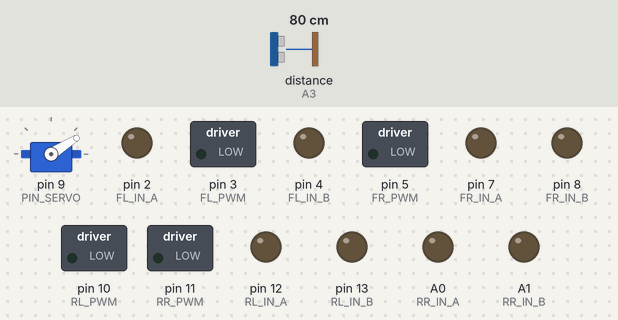
A sketch run on a simulated Arduino Uno, built with avr-gcc and run on an emulated ATmega328P. Shown: servo, switched loads named in the sketch (green lamp = pin HIGH), output pins drawn as LEDs (lit = HIGH). Wiring (inferred from the names in the program): ultrasonic range finder: trigger A2; echo A3; servo: signal pin 9. The test bench sets the inputs (shaded band); at power-on: distance to the obstacle (sensor on A3) 80 cm. The echo pulse lasts 58.3 µs per cm; servo pulses on a pin are drawn as a servo (544–2400 µs = 0–180°); pins used as bus, display or sensor lines are not drawn.

Above: at 1.25 s.
At 2.5 s:
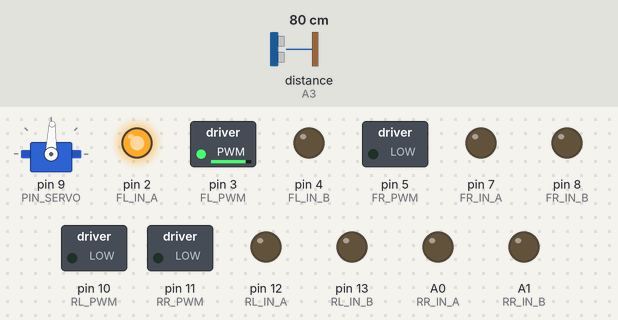
At 3.8 s:
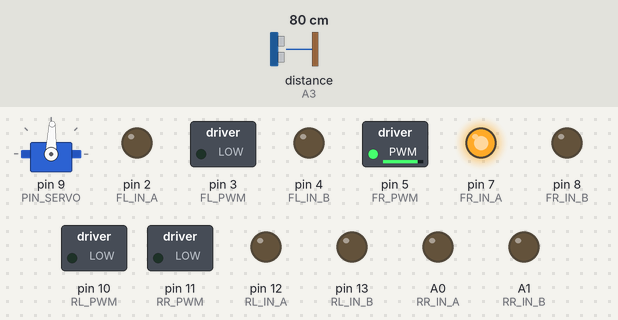
At 6.4 s:
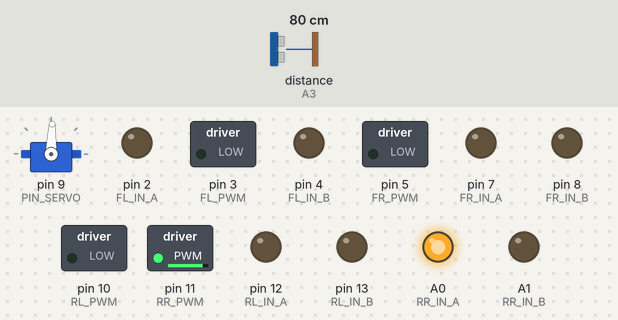
At 8.65 s:
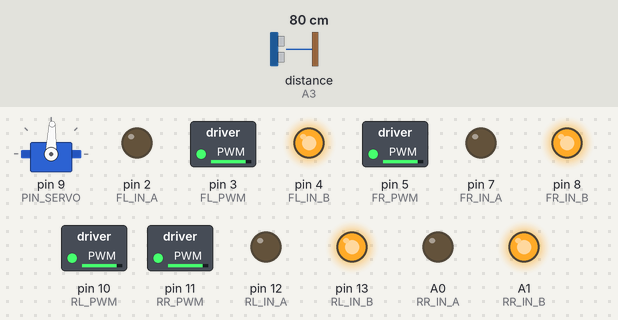
At 11.55 s:
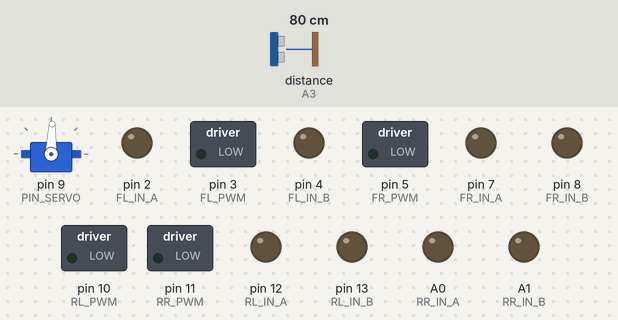
Timing chart, 0 to 14.7 s (numbered marks = the images above):
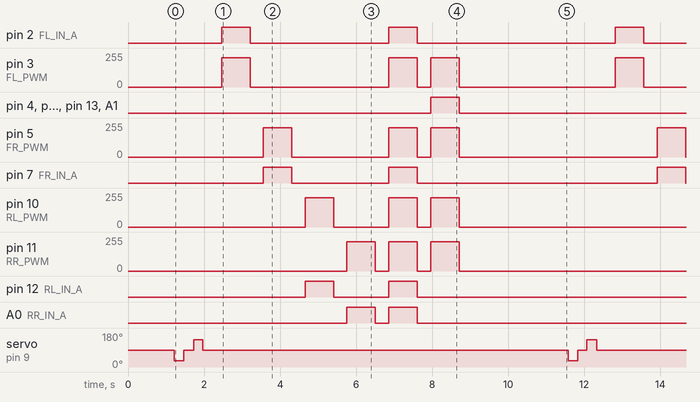

The sketch:

00_TEST_DIRECTO_UNO_NANO.ino
```cpp
/*
  TEST DIRECTO ARDUINO UNO / NANO - ROBOT 4WD
  ------------------------------------------------------------
  Este sketch NO depende del ESP32, WiFi, HTML, MQTT ni Serial.
  Sirve para saber si el problema es codigo/comunicacion o fisico.

  Carga este sketch al Arduino UNO/NANO y deja el robot elevado.
  Al encender debe:
  1) Mover el servo.
  2) Probar cada rueda por separado.
  3) Probar todos los motores adelante y atras.
  4) Repetir el ciclo.

  IMPORTANTE:
  - Si este test no mueve nada, el problema NO es el HTML.
  - Revisa bateria de motores, GND comun, ENA/ENB, IN1-IN4, driver, switch, alimentacion.
*/

// Servo y ultrasonico
const int PIN_SERVO = 9;
const int TRIG_PIN = A2;
const int ECHO_PIN = A3;

// Placa delantera
const int FL_IN_A = 2;
const int FL_PWM  = 3;
const int FL_IN_B = 4;

const int FR_PWM  = 5;
const int FR_IN_A = 7;
const int FR_IN_B = 8;

// Placa trasera
const int RL_PWM  = 10;
const int RL_IN_A = 12;
const int RL_IN_B = 13;

const int RR_PWM  = 11;
const int RR_IN_A = A0;
const int RR_IN_B = A1;

const int TEST_PWM = 220;
const unsigned long MOTOR_MS = 750;
const unsigned long GAP_MS = 350;

const unsigned int SERVO_MIN_US = 544;
const unsigned int SERVO_MAX_US = 2400;
const unsigned long SERVO_PERIOD_US = 20000UL;

int servoAngle = 90;
unsigned int servoPulseWidthUs = 1500;
unsigned long lastServoPulseAtUs = 0;

int clampPwm(int value) {
  if (value > 255) return 255;
  if (value < -255) return -255;
  return value;
}

void serviceServo() {
  unsigned long nowUs = micros();
  if (nowUs - lastServoPulseAtUs < SERVO_PERIOD_US) return;

  lastServoPulseAtUs = nowUs;
  digitalWrite(PIN_SERVO, HIGH);
  delayMicroseconds(servoPulseWidthUs);
  digitalWrite(PIN_SERVO, LOW);
}

void waitServo(unsigned long ms) {
  unsigned long start = millis();
  while (millis() - start < ms) {
    serviceServo();
    delay(2);
  }
}

void setServoAngle(int angle) {
  if (angle < 30) angle = 30;
  if (angle > 150) angle = 150;
  servoAngle = angle;
  servoPulseWidthUs = map(angle, 0, 180, SERVO_MIN_US, SERVO_MAX_US);
  waitServo(250);
}

void setMotor(int inA, int inB, int pwmPin, int speedValue) {
  speedValue = clampPwm(speedValue);
  int pwm = abs(speedValue);

  if (speedValue > 0) {
    digitalWrite(inA, HIGH);
    digitalWrite(inB, LOW);
  } else if (speedValue < 0) {
    digitalWrite(inA, LOW);
    digitalWrite(inB, HIGH);
  } else {
    digitalWrite(inA, LOW);
    digitalWrite(inB, LOW);
  }

  analogWrite(pwmPin, pwm);
}

void setWheels(int lf, int rf, int lr, int rr) {
  setMotor(FL_IN_A, FL_IN_B, FL_PWM, lf);
  setMotor(FR_IN_A, FR_IN_B, FR_PWM, rf);
  setMotor(RL_IN_A, RL_IN_B, RL_PWM, lr);
  setMotor(RR_IN_A, RR_IN_B, RR_PWM, rr);
}

void stopAll() {
  setWheels(0, 0, 0, 0);
}

long measureDistanceCm() {
  digitalWrite(TRIG_PIN, LOW);
  delayMicroseconds(3);
  digitalWrite(TRIG_PIN, HIGH);
  delayMicroseconds(10);
  digitalWrite(TRIG_PIN, LOW);

  unsigned long duration = pulseIn(ECHO_PIN, HIGH, 18000UL);
  if (duration == 0) return -1;
  return (long)(duration / 58UL);
}

void testOneWheel(int lf, int rf, int lr, int rr) {
  setWheels(lf, rf, lr, rr);
  waitServo(MOTOR_MS);
  stopAll();
  waitServo(GAP_MS);
}

void setup() {
  pinMode(PIN_SERVO, OUTPUT);
  digitalWrite(PIN_SERVO, LOW);

  pinMode(TRIG_PIN, OUTPUT);
  pinMode(ECHO_PIN, INPUT);

  pinMode(FL_IN_A, OUTPUT);
  pinMode(FL_IN_B, OUTPUT);
  pinMode(FL_PWM, OUTPUT);

  pinMode(FR_IN_A, OUTPUT);
  pinMode(FR_IN_B, OUTPUT);
  pinMode(FR_PWM, OUTPUT);

  pinMode(RL_IN_A, OUTPUT);
  pinMode(RL_IN_B, OUTPUT);
  pinMode(RL_PWM, OUTPUT);

  pinMode(RR_IN_A, OUTPUT);
  pinMode(RR_IN_B, OUTPUT);
  pinMode(RR_PWM, OUTPUT);

  stopAll();
  waitServo(1200);
}

void loop() {
  // Servo: izquierda-centro-derecha-centro.
  setServoAngle(30);
  setServoAngle(90);
  setServoAngle(150);
  setServoAngle(90);

  // Ultrasonico: solo se mide para validar que no bloquea el flujo.
  measureDistanceCm();
  waitServo(250);

  // Ruedas adelante, una por una.
  testOneWheel(TEST_PWM, 0, 0, 0);       // Delantera izquierda
  testOneWheel(0, TEST_PWM, 0, 0);       // Delantera derecha
  testOneWheel(0, 0, TEST_PWM, 0);       // Trasera izquierda
  testOneWheel(0, 0, 0, TEST_PWM);       // Trasera derecha

  // Todas adelante y todas atras.
  testOneWheel(TEST_PWM, TEST_PWM, TEST_PWM, TEST_PWM);
  testOneWheel(-TEST_PWM, -TEST_PWM, -TEST_PWM, -TEST_PWM);

  stopAll();
  waitServo(2500);
}
```

Measured:
- by itself, pin 2 (FL_IN_A): repeats every 10.4 s: LOW 3.7 s, HIGH 0.75 s, LOW 5.2 s, HIGH 0.75 s
- by itself, pin 3 (FL_PWM): repeats every 10.4 s: 0/255 3.7 s, 220/255 0.75 s, 0/255 0.35 s, 220/255 0.75 s, 0/255 4.1 s, 220/255 0.75 s
- by itself, pin 4 (FL_IN_B), pin 8 (FR_IN_B), pin 13 (RL_IN_B), A1 (RR_IN_B): alternates HIGH for 0.75 s and LOW for 9.6 s
- by itself, pin 5 (FR_PWM): repeats every 10.4 s: 0/255 2.6 s, 220/255 0.75 s, 0/255 0.35 s, 220/255 0.75 s, 0/255 5.2 s, 220/255 0.75 s
- by itself, pin 7 (FR_IN_A): repeats every 10.4 s: LOW 2.6 s, HIGH 0.75 s, LOW 6.3 s, HIGH 0.75 s
- by itself, pin 10 (RL_PWM): repeats every 10.4 s: 0/255 1.5 s, 220/255 0.75 s, 0/255 0.35 s, 220/255 0.75 s, 0/255 6.3 s, 220/255 0.75 s
- by itself, pin 11 (RR_PWM): repeats every 10.4 s: 2 × (0/255 0.35 s, 220/255 0.75 s), 0/255 7.4 s, 220/255 0.75 s
- by itself, pin 12 (RL_IN_A): repeats every 10.4 s: LOW 1.5 s, HIGH 0.75 s, LOW 7.4 s, HIGH 0.75 s
